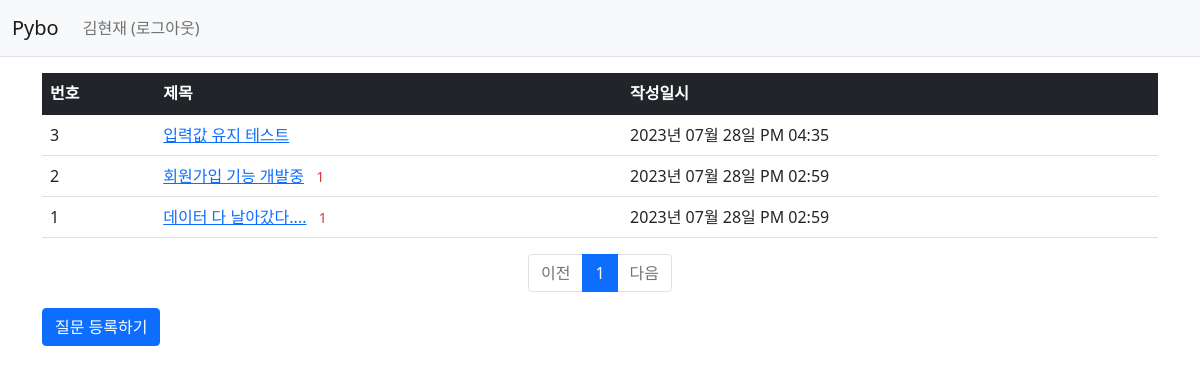
/question/list/ (signed in), run on the app's committed database.
### pybo/models.py (models this page shows)
class User(db.Model):
    id = db.Column(db.Integer, primary_key = True)
    username = db.Column(db.String(150), unique=True, nullable=False)
    password = db.Column(db.String(200), nullable=False)
    email = db.Column(db.String(120), unique=True, nullable=False)

class Question(db.Model):
    id = db.Column(db.Integer,primary_key = True)
    subject = db.Column(db.String(200), nullable = False)
    content = db.Column(db.Text(), nullable = False)
    create_date = db.Column(db.DateTime(), nullable = False)
    user_id = db.Column(db.Integer, db.ForeignKey('user.id', ondelete='CASCADE'), nullable=True,
                        )
    user = db.relationship('User', backref=db.backref('question_set'))

### pybo/views/question_views.py (the view)
@bp.route('/list/')
def _list():
    page = request.args.get('page', type=int, default=1)
    question_list = Question.query.order_by(Question.create_date.desc())
    question_list = question_list.paginate(page=page, per_page=10)
    return render_template('question/question_list.html', question_list=question_list)

### pybo/filter.py (called while the page is built)
def format_datetime(value, fmt='%Y년 %m월 %d일 %p %I:%M'):
    return value.strftime(fmt)

### pybo/views/auth_views.py (called while the page is built)
@bp.before_app_request
def load_logged_in_user():
    user_id = session.get('user_id')
    if user_id is None:
        g.user = None
    else:
        g.user = User.query.get(user_id)

### pybo/templates/question/question_list.html
{% extends 'base.html' %}
{% block content %}
<div class="container my-3">
    <table class="table">
        <thead>
        <tr class="table-dark">
            <th>번호</th>
            <th>제목</th>
            <th>작성일시</th>
        </tr>
        </thead>
        <tbody>
        {% if question_list %}
        {% for question in question_list.items %}
        <tr>
            <td>{{ question_list.total - ((question_list.page-1) * question_list.per_page) - loop.index0 }}</td>
            <td>
                <a href="{{ url_for('question.detail', question_id=question.id) }}">{{ question.subject }}</a>
                {% if question.answer_set|length > 0 %}
                <span class="text-danger small mx-2">{{ question.answer_set|length }}</span>
                {% endif %}
            </td>
            <td>{{ question.create_date|datetime }}</td>
        </tr>
        {% endfor %}
        {% else %}
        <tr>
            <td colspan="3">질문이 없습니다.</td>
        </tr>
        {% endif %}
        </tbody>
    </table>
    <ul class="pagination justify-content-center">
        {% if question_list.has_prev %}
        <li class="page-item">
            <a class="page-link" href="?page={{ question_list.prev_num }}">이전</a>
        </li>
        {% else %}
        <li class="page-item disabled">
            <a class="page-link" tabindex="-1" aria-disabled="true" href="javascript:void(0)">이전</a>
        </li>
        {% endif %}
        {% for page_num in question_list.iter_pages() %}
        {% if page_num %}
        {% if page_num != question_list.page %}
        <li class="page-item">
            <a class="page-link" href="?page={{ page_num }}">{{ page_num }}</a>
        </li>
        {% else %}
        <li class="page-item active" aria-current="page">
            <a class="page-link" href="javascript:void(0)">{{ page_num }}</a>
        </li>
        {% endif %}
        {% else %}
        <li class="disabled">
            <a class="page-link" href="javascript:void(0)">...</a>
        </li>
        {% endif %}
        {% endfor %}
        {% if question_list.has_next %}
        <li class="page-item">
            <a class="page-link" href="?page={{ question_list.next_num }}">다음</a>
        </li>
        {% else %}
        <li class="page-item disabled">
            <a class="page-link" tabindex="-1" aria-disabled="true" href="javascript:void(0)">다음</a>
        </li>
        {% endif %}
    </ul>
    <a href="{{ url_for('question.create') }}" class="btn btn-primary">질문 등록하기</a>
</div>
{% endblock %}

### pybo/templates/navbar.html (shortened to what this page needs)
<nav class="navbar navbar-expand-lg navbar-light bg-light border-bottom">
    <div class="container-fluid">
        <a class="navbar-brand" href="{{ url_for('main.index') }}">Pybo</a>
        <div class="collapse navbar-collapse" id="navbarSupportedContent">
            {% if g.user %}
            <ul class="navbar-nav">
                <li class="nav-item">
                    <a href="{{ url_for('auth.logout') }}" class="nav-link">{{ g.user.username }} (로그아웃)</a>
                </li>
            </ul>
            {% endif %}
        </div>
    </div>
</nav>

### data on the page
User: user.username "김현재"
Question: id "3", subject "입력값 유지 테스트", create_date "2023년 07월 28일 PM 04:35"
Question: id "2", subject "회원가입 기능 개발중", answer_set|length "1", create_date "2023년 07월 28일 PM 02:59"
Question: total "1", subject "데이터 다 날아갔다....", answer_set|length "1", create_date "2023년 07월 28일 PM 02:59"

### other printed values
{{ page_num }} "1"
